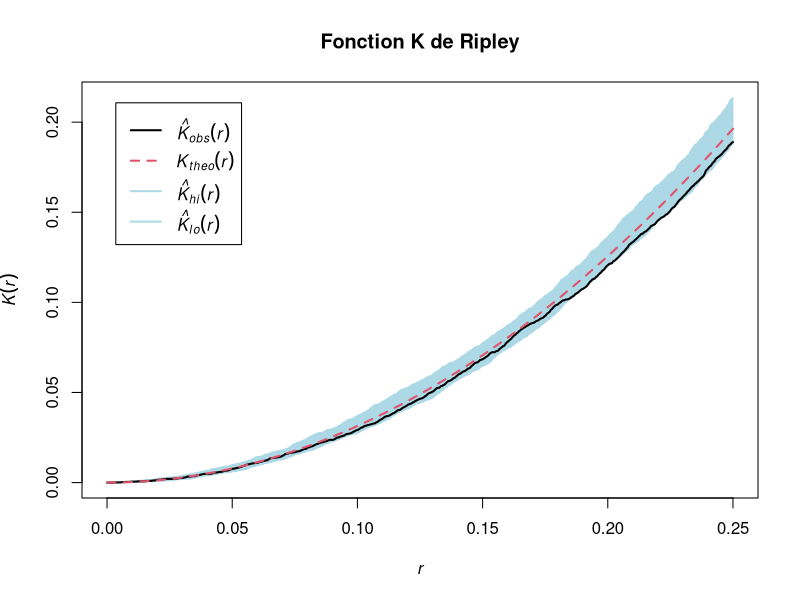
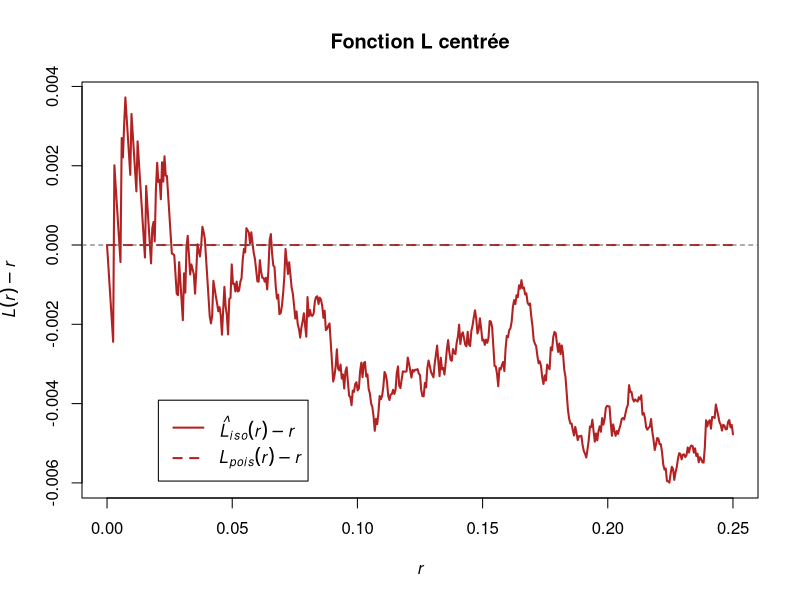

The R script that drew these images, in order:
## ---- chunk 1
#| label: setup-res
#| include: false

library(spatstat)
set.seed(2024)

# Recréer les objets si le cache est vide
W       <- owin(xrange = c(0, 1), yrange = c(0, 1))
pp_homo <- rpoispp(lambda = 150, win = W)
pp_inho <- rpoispp(lambda = function(x, y) 300 * x, win = W)
## ---- chunk 2
#| label: fig-ripley
#| fig-cap: "Fonction K de Ripley avec enveloppe de simulation (999 simulations)"

K_obs <- Kest(pp_homo, correction = "Ripley")

# Enveloppe Monte Carlo
env_K <- envelope(pp_homo, Kest, nsim = 99, correction = "Ripley", verbose = FALSE)

plot(env_K,
     main    = "Fonction K de Ripley",
     shadecol = "lightblue",
     lwd     = 2)
## ---- chunk 3
#| label: fig-Lest
#| fig-cap: "Fonction L centrée — écart à la complète aléatoire spatiale"

L_obs <- Lest(pp_homo, correction = "Ripley")

plot(L_obs, . - r ~ r,
     main = "Fonction L centrée",
     lwd  = 2,
     col  = "firebrick")
abline(h = 0, lty = 2, col = "grey40")
## ---- chunk 4
#| label: clark-evans

ce <- clarkevans.test(pp_homo, nsim = 999, verbose = FALSE)
print(ce)
